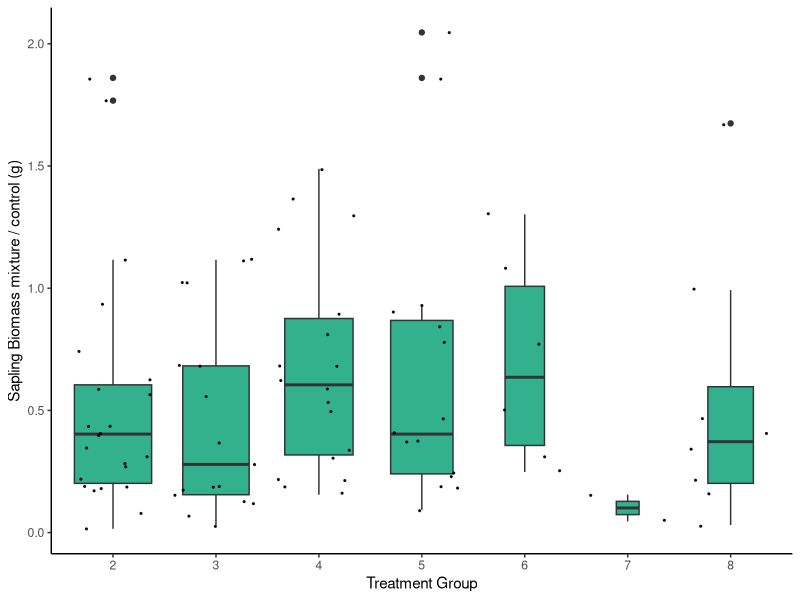
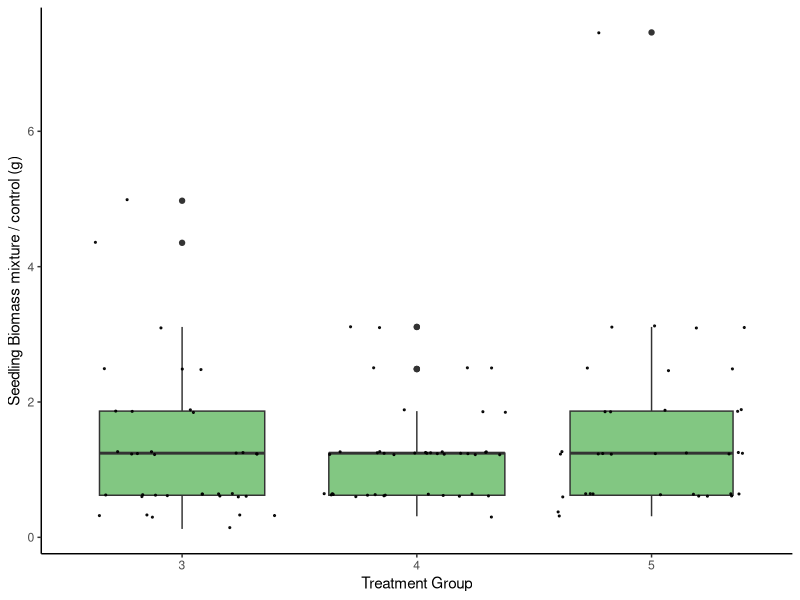
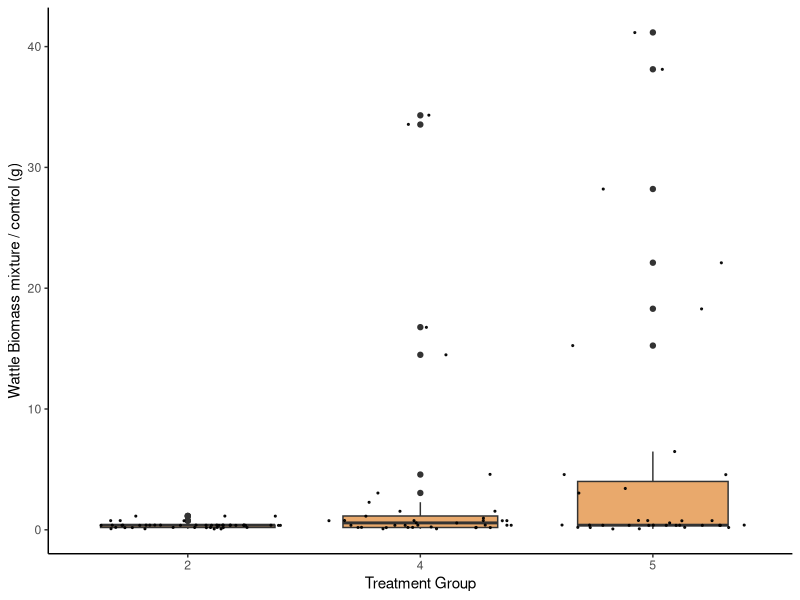
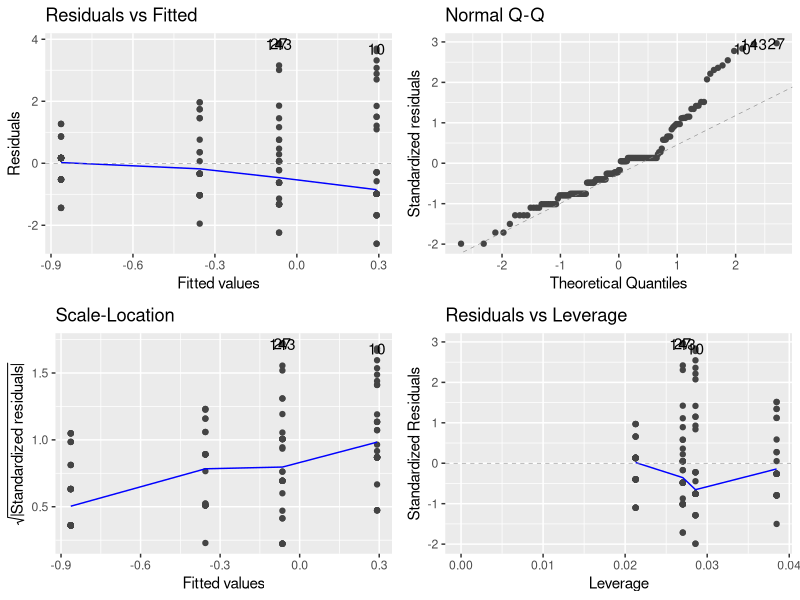
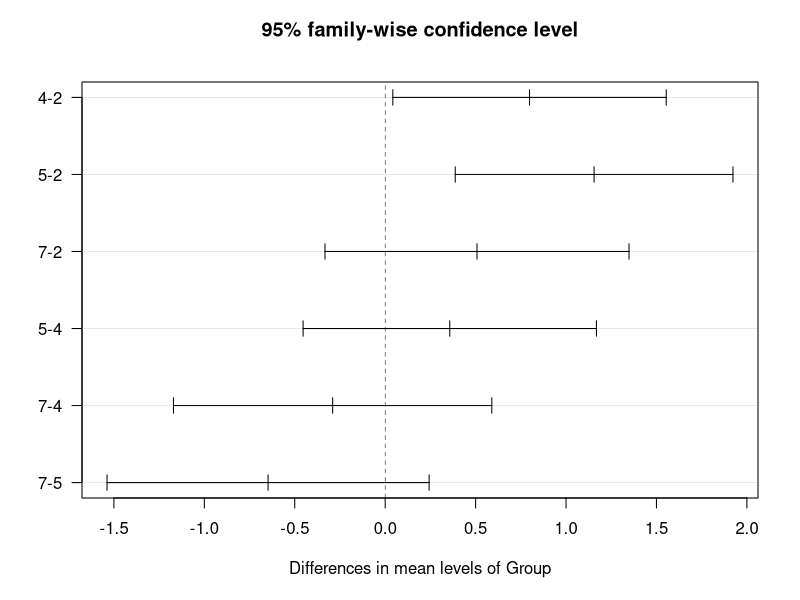
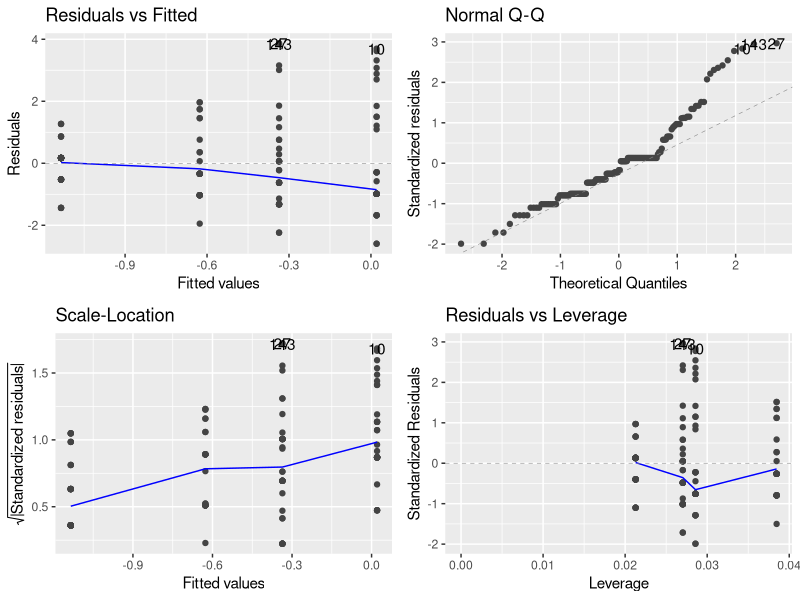
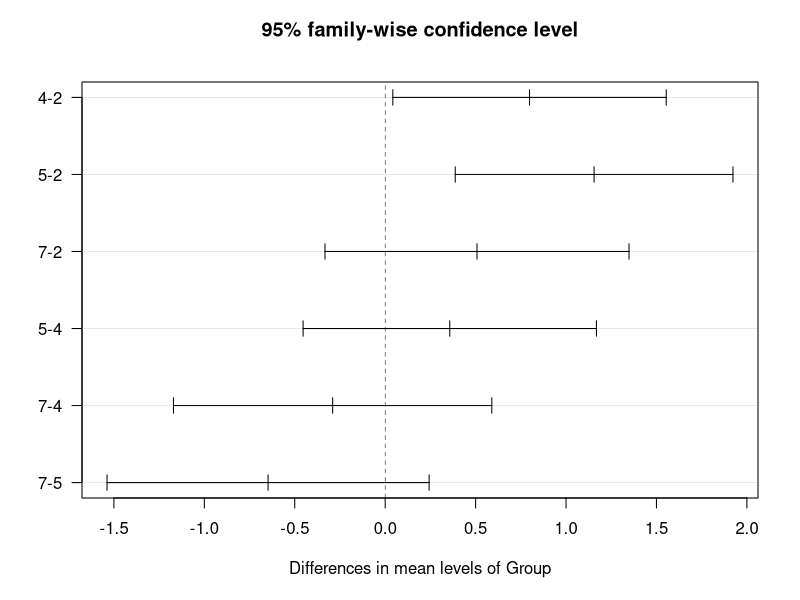
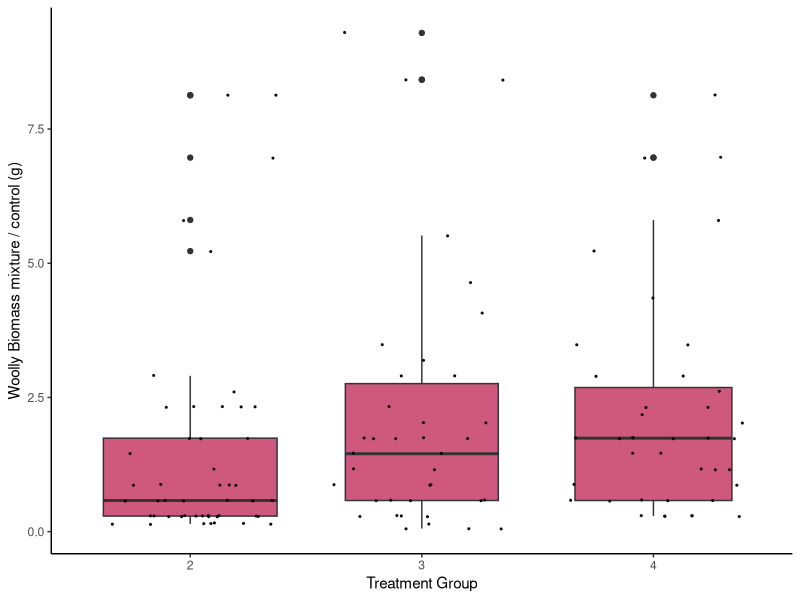

Write the R code that produced these figures, in order. (Note: this script raises an error after producing the figures.)
#### Biomass for each plant by treatment group v2####


# Before anything else, verify that your environment is totally clear.
# This is important, because old objects can foul up the works
# Clean up the working environment
rm(list = ls())

# Verify working directory, should be ~/Documents/Analyses/lastname_first
getwd()

# Load tidyverse
library("tidyverse")
# Check for updates
tidyverse_update()

#### Cleaning up the data ####

library(readr)
Biomass <- read_csv("Shadehouse/Biomass Experiment 1 Clean.csv")

# Removing rows where the species is blank
Biomass<-Biomass[-592, ] 
Biomass<-Biomass[-591, ] 
Biomass<-Biomass[-590, ] 
Biomass<-Biomass[-961, ] 
Biomass<-Biomass[-960, ] 
Biomass<-Biomass[-959, ] 

# Removing rows where the mass is blank
Biomass <- Biomass[!is.na(Biomass$Mass_g), ]

# Remove seedling from tg2, there should be no seedlings in that tg
Biomass<-Biomass[-63, ]

# simplifying the experiment 1 treatment group name to Group and Mass_g to Mass
colnames(Biomass)[5:5] <- c("Group") ## Renaming the columns
colnames(Biomass)[10:10] <- c("Mass") ## Renaming the columns
Biomass$Group <- as.factor(Biomass$Group)

# Removing empty columns
Biomass <- Biomass[, -c(11, 12)]

# ggfortify is a package that works with ggplot2 to make nice plots
library("ggfortify")
# multcomp is used for contrasts and multiple comparisons
library("multcomp")
# nlme is used for random effects ANOVA
library("nlme")

#### Response Ratios ####
Sapling <- Biomass[Biomass$Plant == "ManukaSapling", ]

Sapling$Group <- as.factor(Sapling$Group)

# let's have a look at simply doing a response ratio (no log)

# Add a column that is the mass of each sample / mean control mass
group1_mean <- mean(Sapling$Mass[Sapling$Group == 1], na.rm = TRUE)

Sapling$ResponseRatio <- Sapling$Mass / group1_mean

# Let's have a look at that
library(dplyr)
library(ggplot2)

Sapling %>%
  filter(Group %in% 2:8) %>%
  ggplot(aes(x = Group, y = ResponseRatio)) +
  geom_boxplot(fill = "#33B08D", varwidth = TRUE) +
  geom_jitter(color = "black", size = 0.4, alpha = 0.9) +
  ylab("Sapling Biomass mixture / control (g)") +
  xlab("Treatment Group") +
  theme_classic()

# Check for homogeneous variance
summ_Sapling <- Sapling %>%
  group_by(Group) %>% 
  summarise(mean_Mass = mean(Mass),
            sd_Mass = sd(Mass),
            n_Mass = n())
ratio <-(max(summ_Sapling$sd_Mass))/(min(summ_Sapling$sd_Mass))
print(ratio)

# Check for homogeneous variance
summ_Sapling <- Sapling %>%
  group_by(Group) %>% 
  summarise(mean_ResponseRatio = mean(ResponseRatio),
            sd_ResponseRatio = sd(ResponseRatio),
            n_ResponseRatio = n())
ratio <-(max(summ_Sapling$sd_ResponseRatio))/(min(summ_Sapling$sd_ResponseRatio))
print(ratio)

# ratio > 3
# Use kruskal-wallis
kruskal.test(Mass ~ Group, data = Sapling)
kruskal.test(ResponseRatio ~ Group, data = Sapling)

# Seedlings
Seedling <- Biomass[Biomass$Plant == "ManukaSeedling", ]

Seedling<-Seedling[-81, ]

Seedling$Group <- as.factor(Seedling$Group)

# Add a column that is the mass of each sample / mean control mass
group1_mean <- mean(Seedling$Mass[Seedling$Group == 1], na.rm = TRUE)

Seedling$ResponseRatio <- Seedling$Mass / group1_mean

Seedling %>%
  filter(Group %in% 2:8) %>%
  ggplot(aes(x = Group, y = ResponseRatio)) +
  geom_boxplot(fill = "#82C782", varwidth = TRUE) +
  geom_jitter(color = "black", size = 0.4, alpha = 0.9) +
  ylab("Seedling Biomass mixture / control (g)") +
  xlab("Treatment Group") +
  theme_classic()

# Check for homogeneous variance
summ_Seedling <- Seedling %>%
  group_by(Group) %>% 
  summarise(mean_Mass = mean(Mass),
            sd_Mass = sd(Mass),
            n_Mass = n())
ratio <-(max(summ_Seedling$sd_Mass))/(min(summ_Seedling$sd_Mass))
print(ratio)

# Check for homogeneous variance
summ_Seedling <- Seedling %>%
  group_by(Group) %>% 
  summarise(mean_ResponseRatio = mean(ResponseRatio),
            sd_ResponseRatio = sd(ResponseRatio),
            n_ResponseRatio = n())
ratio <-(max(summ_Seedling$sd_ResponseRatio))/(min(summ_Seedling$sd_ResponseRatio))
print(ratio)

# ratio < 3
# For mass
# The sample sizes are not quite even and therefore we need to use Type 3 analysis
contrasts(Seedling$Group) <- contr.sum(8)

model <- lm(Mass ~ Group, data = Seedling)
# Run Type III ANOVA
library(car)
Anova(model, type = 3)

# Set up for ANOVA
model01 <- aov(Mass~Group, data = Seedling)
anova(model01)
summary(model01)

# Tukey-Kramer test (automatically applied for unequal sample sizes)
TukeyHSD(model01)

# For Response Ratio
# The sample sizes are not quite even and therefore we need to use Type 3 analysis
contrasts(Seedling$Group) <- contr.sum(8)

model <- lm(ResponseRatio ~ Group, data = Seedling)
# Run Type III ANOVA
library(car)
Anova(model, type = 3)

# Set up for ANOVA
model01 <- aov(ResponseRatio~Group, data = Seedling)
anova(model01)
summary(model01)
# Tukey-Kramer test (automatically applied for unequal sample sizes)
TukeyHSD(model01)

# Wattle
Wattle <- Biomass[Biomass$Plant == "Wattle", ]

Wattle$Group <- as.factor(Wattle$Group)

# Add a column that is the mass of each sample / mean control mass
group7_mean <- mean(Wattle$Mass[Wattle$Group == 7], na.rm = TRUE)

Wattle$ResponseRatio <- Wattle$Mass / group7_mean

Wattle %>%
  filter(Group %in% 2:6) %>%
  ggplot(aes(x = Group, y = ResponseRatio)) +
  geom_boxplot(fill = "#E9A96C", varwidth = TRUE) +
  geom_jitter(color = "black", size = 0.4, alpha = 0.9) +
  ylab("Wattle Biomass mixture / control (g)") +
  xlab("Treatment Group") +
  theme_classic()

# Check for homogeneous variance
summ_Wattle <- Wattle %>%
  group_by(Group) %>% 
  summarise(mean_Mass = mean(Mass),
            sd_Mass = sd(Mass),
            n_Mass = n())
ratio <-(max(summ_Wattle$sd_Mass))/(min(summ_Wattle$sd_Mass))
print(ratio)

# Check for homogeneous variance
summ_Wattle <- Wattle %>%
  group_by(Group) %>% 
  summarise(mean_ResponseRatio = mean(ResponseRatio),
            sd_ResponseRatio = sd(ResponseRatio),
            n_ResponseRatio = n())
ratio <-(max(summ_Wattle$sd_ResponseRatio))/(min(summ_Wattle$sd_ResponseRatio))
print(ratio)

# Not normal, need to try a transformation
Wattle <- Wattle %>%
  mutate(logMass = log(Mass))

# Not normal, need to try a transformation
Wattle <- Wattle %>%
  mutate(logResponseRatio = log(ResponseRatio))

# Check for Homogeneous variance
summ_Wattle <- Wattle %>%
  group_by(Group) %>% 
  summarise(mean_logMass = mean(logMass),
            sd_logMass = sd(logMass),
            n_logMass = n())
ratio <-(max(summ_Wattle$sd_logMass))/(min(summ_Wattle$sd_logMass))
print(ratio)

# Check for Homogeneous variance
summ_Wattle <- Wattle %>%
  group_by(Group) %>% 
  summarise(mean_logResponseRatio = mean(logResponseRatio),
            sd_logResponseRatio = sd(logResponseRatio),
            n_logResponseRatio = n())
ratio <-(max(summ_Wattle$sd_logResponseRatio))/(min(summ_Wattle$sd_logResponseRatio))
print(ratio)

# Set up for ANOVA
model01 <- aov(logMass~Group, data = Wattle)
autoplot(model01)
anova(model01)
summary(model01)

# Perform Tukey test
tukey <- TukeyHSD(model01)
summary(tukey)
print(tukey)
plot(tukey, las = 1)

# Set up for ANOVA
model01 <- aov(logResponseRatio~Group, data = Wattle)
autoplot(model01)
anova(model01)
summary(model01)

# Perform Tukey test
tukey <- TukeyHSD(model01)
summary(tukey)
print(tukey)
plot(tukey, las = 1)

# Woolly
Woolly <- Biomass[Biomass$Plant == "Nightshade", ]

Woolly$Group <- as.factor(Woolly$Group)

# Add a column that is the mass of each sample / mean control mass
group6_mean <- mean(Woolly$Mass[Woolly$Group == 6], na.rm = TRUE)

Woolly$ResponseRatio <- Woolly$Mass / group6_mean

Woolly %>%
  filter(Group %in% 2:5) %>%
  ggplot(aes(x = Group, y = ResponseRatio)) +
  geom_boxplot(fill = "#CF597E", varwidth = TRUE) +
  geom_jitter(color = "black", size = 0.4, alpha = 0.9) +
  ylab("Woolly Biomass mixture / control (g)") +
  xlab("Treatment Group") +
  theme_classic()

# Check for homogeneous variance
summ_Woolly <- Woolly %>%
  group_by(Group) %>% 
  summarise(mean_Mass = mean(Mass),
            sd_Mass = sd(Mass),
            n_Mass = n())
ratio <-(max(summ_Woolly$sd_Mass))/(min(summ_Woolly$sd_Mass))
print(ratio)

# Check for homogeneous variance
summ_Woolly <- Woolly %>%
  group_by(Group) %>% 
  summarise(mean_ResponseRatio = mean(ResponseRatio),
            sd_ResponseRatio = sd(ResponseRatio),
            n_ResponseRatio = n()) 
ratio <-(max(summ_Woolly$sd_ResponseRatio))/(min(summ_Woolly$sd_ResponseRatio))
print(ratio)

# ratio < 3
# For mass
# The sample sizes are not quite even and therefore we need to use Type 3 analysis
contrasts(Woolly$Group) <- contr.sum(8)

model <- lm(Mass ~ Group, data = Woolly)
# Run Type III ANOVA
library(car)
Anova(model, type = 3)

# Set up for ANOVA
model01 <- aov(ResponseRatio~Group, data = Woolly)

autoplot(model01)

anova(model01)

summary(model01)
# Tukey-Kramer test (automatically applied for unequal sample sizes)
TukeyHSD(model01)

# For Response Ratio
# The sample sizes are not quite even and therefore we need to use Type 3 analysis
contrasts(Woolly$Group) <- contr.sum(8)

model <- lm(ResponseRatio ~ Group, data = Woolly)
# Run Type III ANOVA
library(car)
Anova(model, type = 3)

# Set up for ANOVA
model01 <- aov(Mass~Group, data = Woolly)
anova(model01)
summary(model01)

# Tukey-Kramer test (automatically applied for unequal sample sizes)
TukeyHSD(model01)

# privet
Privet <- Biomass[Biomass$Plant == "Privet", ]

Privet$Group <- as.factor(Privet$Group)

# Add a column that is the mass of each sample / mean control mass
group8_mean <- mean(Privet$Mass[Privet$Group == 8], na.rm = TRUE)

Privet$ResponseRatio <- Privet$Mass / group8_mean

Privet %>%
#  filter(Group %in% 2:5) %>%
  ggplot(aes(x = Group, y = ResponseRatio)) +
  geom_boxplot(fill = "#E57F6C", varwidth = TRUE) +
  geom_jitter(color = "black", size = 0.4, alpha = 0.9) +
  ylab("Privet Biomass mixture / control (g)") +
  xlab("Treatment Group") +
  theme_classic()

# Check for homogeneous variance
summ_Privet <- Privet %>%
  group_by(Group) %>% 
  summarise(mean_Mass = mean(Mass),
            sd_Mass = sd(Mass),
            n_Mass = n())
ratio <-(max(summ_Privet$sd_Mass))/(min(summ_Privet$sd_Mass))
print(ratio)

# Check for homogeneous variance
summ_Privet <- Privet %>%
  group_by(Group) %>% 
  summarise(mean_ResponseRatio = mean(ResponseRatio),
            sd_ResponseRatio = sd(ResponseRatio),
            n_ResponseRatio = n())
ratio <-(max(summ_Privet$sd_ResponseRatio))/(min(summ_Privet$sd_ResponseRatio))
print(ratio)

# ratio < 3
# For mass
# The sample sizes are not quite even and therefore we need to use Type 3 analysis
contrasts(Privet$Group) <- contr.sum(8)

model <- lm(Mass ~ Group, data = Privet)
# Run Type III ANOVA
library(car)
Anova(model, type = 3)

# Set up for ANOVA
model01 <- aov(Mass~Group, data = Privet)
anova(model01)
summary(model01)

# Tukey-Kramer test (automatically applied for unequal sample sizes)
TukeyHSD(model01)

# For Response Ratio
# The sample sizes are not quite even and therefore we need to use Type 3 analysis
contrasts(Privet$Group) <- contr.sum(8)

model <- lm(ResponseRatio ~ Group, data = Privet)
# Run Type III ANOVA
library(car)
Anova(model, type = 3)

# Set up for ANOVA
model01 <- aov(ResponseRatio~Group, data = Privet)
anova(model01)
summary(model01)
# Tukey-Kramer test (automatically applied for unequal sample sizes)
TukeyHSD(model01)

# Make a new df without saplings because they are too big
BiomassSeedlings <- Biomass %>% filter(Plant != "ManukaSapling")

# Make a boxplot with all values on it
ggplot(BiomassSeedlings, aes(x = Group, y = ResponseRatio, fill = Plant)) +
  geom_boxplot(position = position_dodge(width = 0.8)) +
  theme_minimal() +
  labs(x = "Treatment group", y = "Dry biomass g", fill = "Species") +
  scale_fill_manual(values = c(
    "ManukaSapling" = "#33B08D",  
    "ManukaSeedling"  = "#82C782", 
    "Nightshade" = "#CF597E",  
    "Privet" = "#E57F6C" , 
    "Wattle" = "#E9A96C"),
    labels = c("ManukaSapling" = "L. scoparium sapling", "ManukaSeedling" = "L. scoparium seedling","Nightshade" = "S. mauritianum",
               "Privet" = "L. lucidum", "Wattle" = "P. lophantha")) +
  theme_classic()




#### Log Response ratios ####
library(metafor)
# Function to compute lnRR using metafor for a given plant and control group
compute_lnRR <- function(Biomass, plant_name = "ManukaSapling", control_group = 1) {
  # Filter for specified plant
  df_filtered <- Biomass %>% filter(Plant == plant_name)
  
  # Split into treatment and control
  control <- df_filtered %>% filter(Group == control_group)
  treatments <- df_filtered %>% filter(Group != control_group)
  
  # Summarise group stats
  group_stats <- treatments %>%
    group_by(Group) %>%
    summarise(
      m1i = mean(Mass),
      sd1i = sd(Mass),
      n1i = n(),
      .groups = "drop"
    ) %>%
    mutate(
      m2i = mean(control$Mass),
      sd2i = sd(control$Mass),
      n2i = nrow(control)
    )
  
  # Compute lnRR and sampling variance
  escalc_results <- escalc(
    measure = "ROM",
    m1i = group_stats$m1i,
    sd1i = group_stats$sd1i,
    n1i = group_stats$n1i,
    m2i = group_stats$m2i,
    sd2i = group_stats$sd2i,
    n2i = group_stats$n2i
  )
  
  # Combine with group info
  results <- bind_cols(group_stats["Group"], escalc_results)
  return(results)
}

# Run the function
lnrr_output <- compute_lnRR(Biomass, plant_name = "ManukaSapling", control_group = 1)
print(lnrr_output)

# Plot lnRR with 95% CI
ggplot(lnrr_output, aes(x = factor(Group), y = yi)) +
  geom_point(shape = 16, size = 3) +
  geom_errorbar(aes(ymin = yi - 1.96 * sqrt(vi), ymax = yi + 1.96 * sqrt(vi)), width = 0.2) +
  labs(
    x = "Treatment Group",
    y = "lnRR_mixed/monoculture L. scoparium biomass (g)"
  ) +
  theme_classic() +
  theme(
    text = element_text(size = 12),
    axis.title = element_text(face = "bold")
  )

# Seedling
#Function to compute lnRR using metafor for a given plant and control group
compute_lnRR <- function(Biomass, plant_name = "ManukaSeedling", control_group = 1) {
  # Filter for specified plant
  df_filtered <- Biomass %>% filter(Plant == plant_name)
  
  # Split into treatment and control
  control <- df_filtered %>% filter(Group == control_group)
  treatments <- df_filtered %>% filter(Group != control_group)
  
  # Summarise group stats
  group_stats <- treatments %>%
    group_by(Group) %>%
    summarise(
      m1i = mean(Mass),
      sd1i = sd(Mass),
      n1i = n(),
      .groups = "drop"
    ) %>%
    mutate(
      m2i = mean(control$Mass),
      sd2i = sd(control$Mass),
      n2i = nrow(control)
    )
  
  # Compute lnRR and sampling variance
  escalc_results <- escalc(
    measure = "ROM",
    m1i = group_stats$m1i,
    sd1i = group_stats$sd1i,
    n1i = group_stats$n1i,
    m2i = group_stats$m2i,
    sd2i = group_stats$sd2i,
    n2i = group_stats$n2i
  )
  
  # Combine with group info
  results <- bind_cols(group_stats["Group"], escalc_results)
  return(results)
}

# Run the function
lnrr_output <- compute_lnRR(Biomass, plant_name = "ManukaSeedling", control_group = 1)
print(lnrr_output)

# Plot lnRR with 95% CI
ggplot(lnrr_output, aes(x = factor(Group), y = yi)) +
  geom_point(shape = 16, size = 3) +
  geom_errorbar(aes(ymin = yi - 1.96 * sqrt(vi), ymax = yi + 1.96 * sqrt(vi)), width = 0.2) +
  labs(
    x = "Treatment Group",
    y = "lnRR_mixed/monoculture L. scoparium seedling biomass (g)"
  ) +
  theme_classic() +
  theme(
    text = element_text(size = 12),
    axis.title = element_text(face = "bold")
  )

# Wattle
#Function to compute lnRR using metafor for a given plant and control group
compute_lnRR <- function(Biomass, plant_name = "Wattle", control_group = 7) {
  # Filter for specified plant
  df_filtered <- Biomass %>% filter(Plant == plant_name)
  
  # Split into treatment and control
  control <- df_filtered %>% filter(Group == control_group)
  treatments <- df_filtered %>% filter(Group != control_group)
  
  # Summarise group stats
  group_stats <- treatments %>%
    group_by(Group) %>%
    summarise(
      m1i = mean(Mass),
      sd1i = sd(Mass),
      n1i = n(),
      .groups = "drop"
    ) %>%
    mutate(
      m2i = mean(control$Mass),
      sd2i = sd(control$Mass),
      n2i = nrow(control)
    )
  
  # Compute lnRR and sampling variance
  escalc_results <- escalc(
    measure = "ROM",
    m1i = group_stats$m1i,
    sd1i = group_stats$sd1i,
    n1i = group_stats$n1i,
    m2i = group_stats$m2i,
    sd2i = group_stats$sd2i,
    n2i = group_stats$n2i
  )
  
  # Combine with group info
  results <- bind_cols(group_stats["Group"], escalc_results)
  return(results)
}

# Run the function
lnrr_output <- compute_lnRR(Biomass, plant_name = "Wattle", control_group = 7)
print(lnrr_output)

# Plot lnRR with 95% CI
ggplot(lnrr_output, aes(x = factor(Group), y = yi)) +
  geom_point(shape = 16, size = 3) +
  geom_errorbar(aes(ymin = yi - 1.96 * sqrt(vi), ymax = yi + 1.96 * sqrt(vi)), width = 0.2) +
  labs(
    x = "Treatment Group",
    y = "lnRR_mixed/monoculture P. lophantha seedling biomass (g)"
  ) +
  theme_classic() +
  theme(
    text = element_text(size = 12),
    axis.title = element_text(face = "bold")
  )

# Woolly
#Function to compute lnRR using metafor for a given plant and control group
compute_lnRR <- function(Biomass, plant_name = "Nightshade", control_group = 6) {
  # Filter for specified plant
  df_filtered <- Biomass %>% filter(Plant == plant_name)
  
  # Split into treatment and control
  control <- df_filtered %>% filter(Group == control_group)
  treatments <- df_filtered %>% filter(Group != control_group)
  
  # Summarise group stats
  group_stats <- treatments %>%
    group_by(Group) %>%
    summarise(
      m1i = mean(Mass),
      sd1i = sd(Mass),
      n1i = n(),
      .groups = "drop"
    ) %>%
    mutate(
      m2i = mean(control$Mass),
      sd2i = sd(control$Mass),
      n2i = nrow(control)
    )
  
  # Compute lnRR and sampling variance
  escalc_results <- escalc(
    measure = "ROM",
    m1i = group_stats$m1i,
    sd1i = group_stats$sd1i,
    n1i = group_stats$n1i,
    m2i = group_stats$m2i,
    sd2i = group_stats$sd2i,
    n2i = group_stats$n2i
  )
  
  # Combine with group info
  results <- bind_cols(group_stats["Group"], escalc_results)
  return(results)
}

# Run the function
lnrr_output <- compute_lnRR(Biomass, plant_name = "Nightshade", control_group = 6)
print(lnrr_output)

# Plot lnRR with 95% CI
ggplot(lnrr_output, aes(x = factor(Group), y = yi)) +
  geom_point(shape = 16, size = 3) +
  geom_errorbar(aes(ymin = yi - 1.96 * sqrt(vi), ymax = yi + 1.96 * sqrt(vi)), width = 0.2) +
  labs(
    x = "Treatment Group",
    y = "lnRR_mixed/monoculture S. mauritianum seedling biomass (g)"
  ) +
  theme_classic() +
  theme(
    text = element_text(size = 12),
    axis.title = element_text(face = "bold")
  )

# Privet
#Function to compute lnRR using metafor for a given plant and control group
compute_lnRR <- function(Biomass, plant_name = "Privet", control_group = 8) {
  # Filter for specified plant
  df_filtered <- Biomass %>% filter(Plant == plant_name)
  
  # Split into treatment and control
  control <- df_filtered %>% filter(Group == control_group)
  treatments <- df_filtered %>% filter(Group != control_group)
  
  # Summarise group stats
  group_stats <- treatments %>%
    group_by(Group) %>%
    summarise(
      m1i = mean(Mass),
      sd1i = sd(Mass),
      n1i = n(),
      .groups = "drop"
    ) %>%
    mutate(
      m2i = mean(control$Mass),
      sd2i = sd(control$Mass),
      n2i = nrow(control)
    )
  
  # Compute lnRR and sampling variance
  escalc_results <- escalc(
    measure = "ROM",
    m1i = group_stats$m1i,
    sd1i = group_stats$sd1i,
    n1i = group_stats$n1i,
    m2i = group_stats$m2i,
    sd2i = group_stats$sd2i,
    n2i = group_stats$n2i
  )
  
  # Combine with group info
  results <- bind_cols(group_stats["Group"], escalc_results)
  return(results)
}

# Run the function
lnrr_output <- compute_lnRR(Biomass, plant_name = "Privet", control_group = 8)
print(lnrr_output)

# Plot lnRR with 95% CI
ggplot(lnrr_output, aes(x = factor(Group), y = yi)) +
  geom_point(shape = 16, size = 3) +
  geom_errorbar(aes(ymin = yi - 1.96 * sqrt(vi), ymax = yi + 1.96 * sqrt(vi)), width = 0.2) +
  labs(
    x = "Treatment Group",
    y = "lnRR_mixed/monoculture L. lucidum seedling biomass (g)"
  ) +
  theme_classic() +
  theme(
    text = element_text(size = 12),
    axis.title = element_text(face = "bold")
  )
